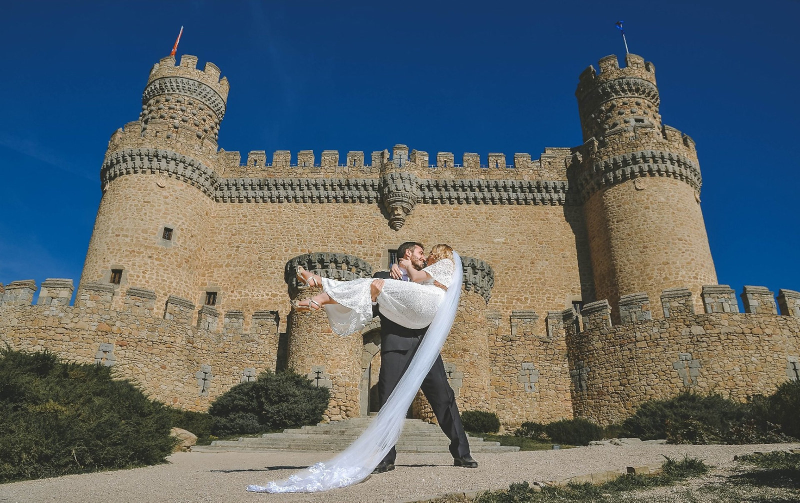
#> input picture img/h/inicio-01-1600.jpg, 1600 x 1005 px, given as the content of the folder /Cloude Juan Guzman Web/Fotos para subir/Fotos para el incio, which was not available (shown at 1/2 size)
$ python procesar_hero.py
#> lines starting #> are read from the running program, lines starting #| are printed output that depends on the picture
### tools/procesar.py
"""Optimiza las fotos elegidas del SSD -> img/f/<slug>-{800,1600}.{webp,jpg} y escribe tools/fotos.json"""
import json, os, sys
from PIL import Image, ImageOps, ImageCms
Image.MAX_IMAGE_PIXELS = None
# Carpeta del SSD con todo el material. En la Mac suele ser /Volumes/<nombre del SSD>/Cloude Juan Guzman Web
# Se puede cambiar sin tocar el código:  FOTOS_SSD="/Volumes/MiSSD/Cloude Juan Guzman Web" python3 tools/procesar.py
SRC = os.environ.get("FOTOS_SSD", "/mnt/user-data/uploads/Cloude Juan Guzman Web")
REPO = os.path.dirname(os.path.dirname(os.path.abspath(__file__)))

F = SRC + "/Fotos/"
SUBIR = SRC + "/Fotos para subir/"
CARPETAS = {"inicio": "Fotos para el incio", "conciertos": "Conciertos", "eventos": "Eventos",
            "gastronomia": "Gastronomia", "moda": "Moda"}
RETRATOS = "CG1_4569 CG1_4572 CG1_4575 CG1_4578 CG1_4579".split()  # Emma

def carpeta(nombre, filtro=lambda n: True):
    out = []
    for f in sorted(os.listdir(SUBIR + nombre)):
        base, ext = os.path.splitext(f)
        if not filtro(base): continue
        if ext.lower() in (".jpg", ".jpeg", ".png", ".cr2"):
            out.append(("@", SUBIR + nombre + "/" + f))
    return out

FOTOS = {k: carpeta(v) for k, v in CARPETAS.items()}
FOTOS["deportes"] = ([("Batalla de Tucuman 2025 MTB/Nueva edicion", "CG1_"+x) for x in "0013 0410 0278 0424 0943 0460 0633 1004 1008 9973 9889".split()]
         + [("San Javier XCO TUCUMANO/Fotos", "CG1_"+x) for x in "0058 9727 0036 0070 9887 9725 0055 9769 9665 9827".split()]
         + [("Tafi 2500", "CG1_"+x) for x in "1914 1955 1987 1948 1983".split()]
         + [("Defensores FC editadas", "CG1_"+x) for x in "9177 8764 9170 8777 9184 9004 9216 8877 9088 9492 9416 8911".split()])
FOTOS["book"] = carpeta("Book", lambda n: n not in RETRATOS)
FOTOS["retratos"] = carpeta("Book", lambda n: n in RETRATOS)
srgb = ImageCms.createProfile("sRGB")

# [17 lines left out: function vista_cr2, not called in this run]


def abrir(path):
    if path.lower().endswith(".cr2"):
        return vista_cr2(path).convert("RGB")
    im = Image.open(path)
#> im is the input picture: PIL image 1600x1005 RGB; mean R, G, B 92.8, 102.6, 107.2
    im = ImageOps.exif_transpose(im)
    if im.mode == "CMYK":
        icc = im.info.get("icc_profile")
        if icc:
            import io
            im = ImageCms.profileToProfile(im, ImageCms.ImageCmsProfile(io.BytesIO(icc)), srgb, outputMode="RGB")
        else:
            im = im.convert("RGB")
    return im

# [13 lines left out: function guardar, not called in this run]

# [13 lines that do not run on import are left out]

### tools/procesar_hero.py
"""Fotos de la portada (hero) en alta calidad -> img/h/<slug>-<ancho>.{webp,jpg} y tools/hero.json
Se generan a 960, 1600 y 2560 px (sin agrandar nunca la original) con calidad alta y un enfoque suave."""
import json, os
from PIL import Image, ImageFilter
from procesar import FOTOS, abrir, REPO

ANCHOS = (960, 1600, 2560)
os.makedirs(f"{REPO}/img/h", exist_ok=True)
data = []
for i, it in enumerate(FOTOS["inicio"], 1):
    im = abrir(it[1]).convert("RGB")
    slug = f"inicio-{i:02d}"
    hechos = []
    for w in ANCHOS:
        if hechos and im.width <= hechos[-1]:
            break
        ww = min(w, im.width)
        r = im if im.width == ww else im.resize((ww, round(im.height * ww / im.width)), Image.LANCZOS)
        if ww < im.width:  # recupera nitidez perdida al achicar
            r = r.filter(ImageFilter.UnsharpMask(radius=0.8, percent=60, threshold=2))
        r.save(f"{REPO}/img/h/{slug}-{w}.jpg", quality=88, optimize=True, progressive=False, subsampling=0)
        r.save(f"{REPO}/img/h/{slug}-{w}.webp", quality=86, method=6)
        hechos.append(ww)
#> this loop made 3 passes
#> pass 1, `r = im if im.width == ww else im.resize((ww, round(im.height * ww / im..`:
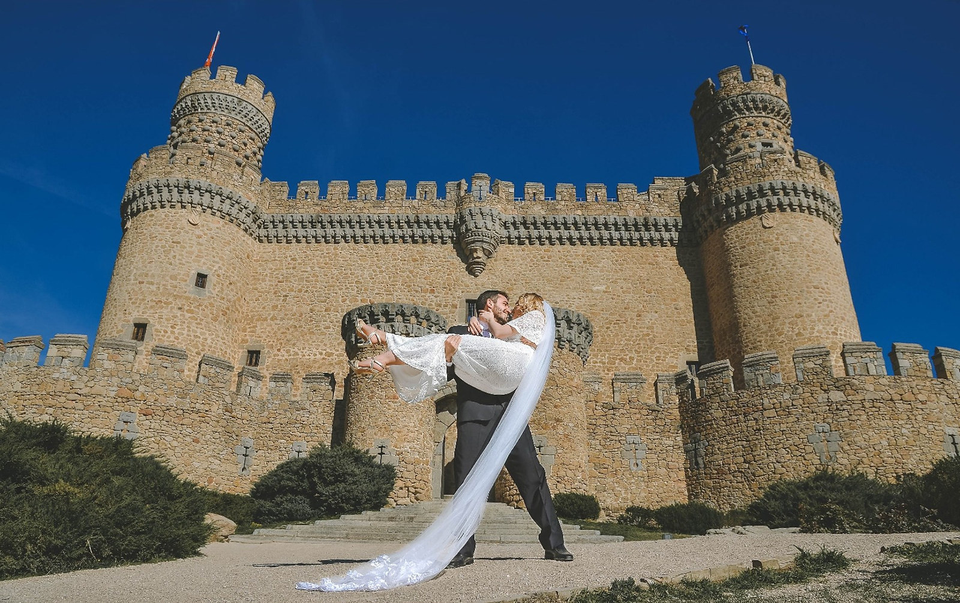
#> r: PIL image 960x603 RGB; mean R, G, B 92.8, 102.6, 107.2
#> after the loop, hechos = [960, 1600]
    data.append([slug, im.width, im.height, [w for w, _ in zip(ANCHOS, hechos)], hechos])
    print(slug, im.size, hechos, flush=True)
#| inicio-01 (1600, 1005) [960, 1600]
json.dump(data, open(f"{REPO}/tools/hero.json", "w"), indent=1)

$ run again, on img/h/inicio-03-1600.jpg
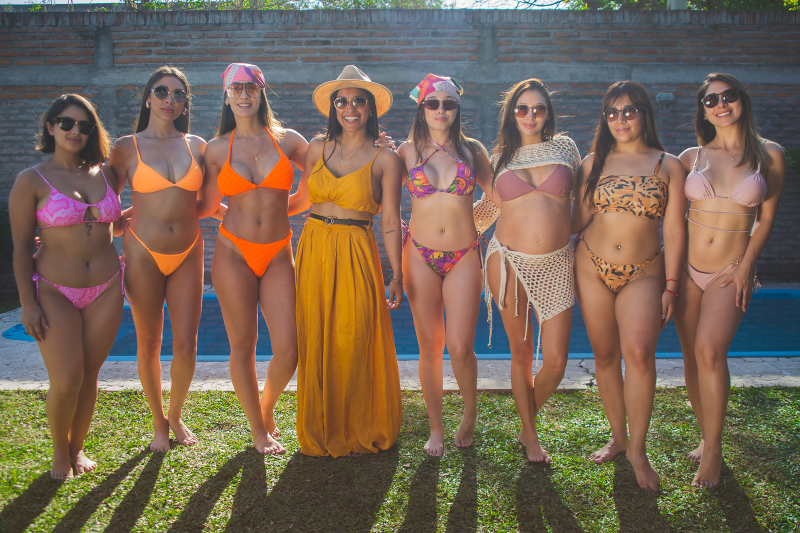
#> input picture img/h/inicio-03-1600.jpg, 1600 x 1066 px, given as the content of the folder /Cloude Juan Guzman Web/Fotos para subir/Fotos para el incio, which was not available (shown at 1/2 size)
#> in abrir, im is the input picture: PIL image 1600x1066 RGB; mean R, G, B 120.5, 102.5, 85.2
#> the loop `for w in ANCHOS:` made 3 passes
#> pass 1, `r = im if im.width == ww else im.resize((ww, round(im.height * ww / im..`:
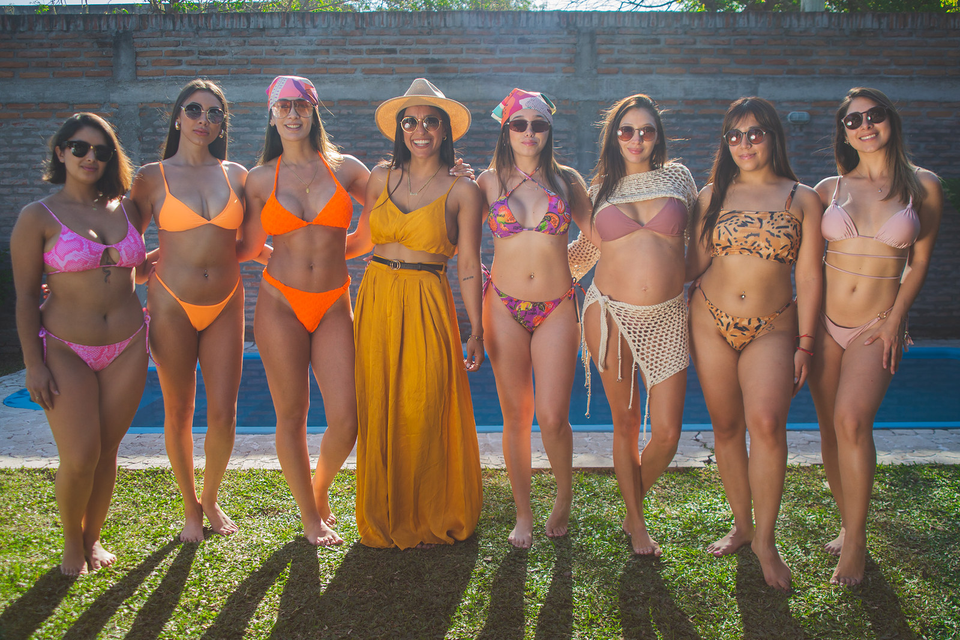
#> r: PIL image 960x640 RGB; mean R, G, B 120.5, 102.5, 85.2
#> after the loop `for w in ANCHOS:`: hechos = [960, 1600]
#| inicio-01 (1600, 1066) [960, 1600]
